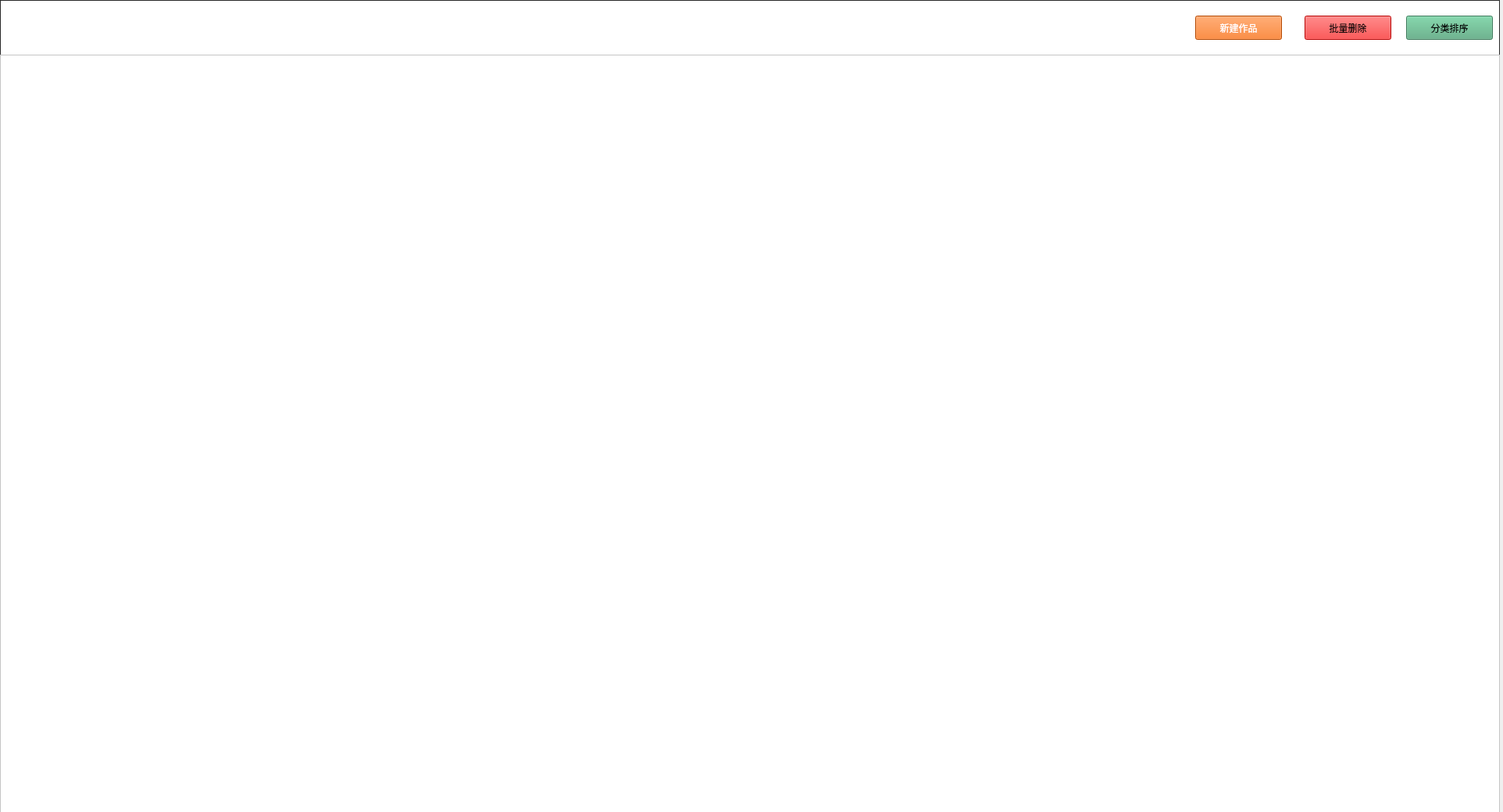
<?xml version="1.0" encoding="UTF-8"?>
<ui version="4.0">
 <class>PanoramicImageReaderClass</class>
 <widget class="QWidget" name="PanoramicImageReaderClass">
  <property name="geometry">
   <rect>
    <x>0</x>
    <y>0</y>
    <width>1924</width>
    <height>1040</height>
   </rect>
  </property>
  <property name="windowTitle">
   <string>720全景图片浏览器</string>
  </property>
  <widget class="QLabel" name="label_bg">
   <property name="geometry">
    <rect>
     <x>0</x>
     <y>0</y>
     <width>1920</width>
     <height>1040</height>
    </rect>
   </property>
   <property name="styleSheet">
    <string notr="true">background-color: rgb(255, 255, 255);
border-color: rgb(40, 40,40);
border-width: 1px;
border-style: solid;</string>
   </property>
   <property name="text">
    <string/>
   </property>
  </widget>
  <widget class="QPushButton" name="pushButton_new">
   <property name="geometry">
    <rect>
     <x>1530</x>
     <y>20</y>
     <width>111</width>
     <height>31</height>
    </rect>
   </property>
   <property name="styleSheet">
    <string notr="true">background-color: rgb(250, 100, 0);
color: rgb(255, 255, 255);</string>
   </property>
   <property name="text">
    <string>新建作品</string>
   </property>
  </widget>
  <widget class="QListWidget" name="listWidget_project">
   <property name="geometry">
    <rect>
     <x>0</x>
     <y>70</y>
     <width>1920</width>
     <height>1011</height>
    </rect>
   </property>
   <property name="styleSheet">
    <string notr="true">background-color: rgb(255, 255, 255);</string>
   </property>
  </widget>
  <widget class="QPushButton" name="pushButton_pidel">
   <property name="geometry">
    <rect>
     <x>1670</x>
     <y>20</y>
     <width>111</width>
     <height>31</height>
    </rect>
   </property>
   <property name="styleSheet">
    <string notr="true">background-color: rgb(255, 0, 0);</string>
   </property>
   <property name="text">
    <string>批量删除</string>
   </property>
  </widget>
  <widget class="QPushButton" name="pushButton_sort">
   <property name="geometry">
    <rect>
     <x>1800</x>
     <y>20</y>
     <width>111</width>
     <height>31</height>
    </rect>
   </property>
   <property name="styleSheet">
    <string notr="true">background-color: rgb(85, 170, 127);</string>
   </property>
   <property name="text">
    <string>分类排序</string>
   </property>
  </widget>
 </widget>
 <layoutdefault spacing="6" margin="11"/>
 <resources>
  <include location="../Resource/PanoramicImageReader.qrc"/>
 </resources>
 <connections/>
</ui>
